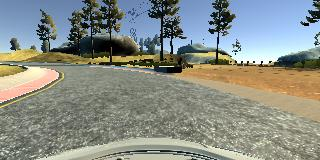
#> input picture writeup_images/test_image.jpeg, 320 x 160 px
$ python -i model.py   (imports and definitions only)
#> lines starting #> are read from the running program, lines starting #| are printed output that depends on the picture
#> further down, picture is the input picture: shape (160, 320, 3); mean B, G, R 134.7, 141.9, 136.8
'''
This file handles creating a model. This includes training it and storing it as a file.

'''


from keras.models import Sequential, Model
from keras.layers import Cropping2D, Lambda, Conv2D, Dropout, Activation, Dense, Flatten, MaxPooling2D
from sklearn.model_selection import train_test_split

import csv
import cv2
import numpy as np
import sklearn.utils
import os
import shutil
import random
import matplotlib.pyplot as plt

# *************** RAW ********************************
T1_REGULAR = ".//recorded_data//track_1//regular_driving//driving_log.csv"
T1_RECOVERY = ".//recorded_data//track_1//recovery_driving//driving_log.csv"
T1_SINE = ".//recorded_data//track_1//sine_driving//driving_log.csv"
T1_REVERSE = ".//recorded_data//track_1//reverse_driving//driving_log.csv"
T1_REGULAR_SMOOTH = ".//recorded_data//track_1//regular_driving_smooth//driving_log.csv"


T2_REGULAR = ".//recorded_data//track_2//regular_driving//driving_log.csv"
T2_RECOVERY = ".//recorded_data//track_2//recovery_driving//driving_log.csv"
T2_SINE = ".//recorded_data//track_2//sine_driving//driving_log.csv"
T2_REVERSE = ".//recorded_data//track_2//reverse_driving//driving_log.csv"
# *****************************************************
csv_files_for_training = [T1_REGULAR, T1_RECOVERY, T1_REVERSE, T1_REGULAR_SMOOTH]
batch_size = 32


# [59 lines left out: function prefilter, not called in this run]


def preprocess_image(img):
    """
    This file takes in an image, increases the contrast, then blurs it and returns the result.

    Took the contrast function implementation more or less from here,
    https://stackoverflow.com/questions/19363293/whats-the-fastest-way-to-increase-color-image-contrast-with-opencv-in-python-c"

    :param img: Input image to be processed
    :return: processed image
    """
    kernel = np.ones((3, 3), np.float32) / 9
    # CLAHE (Contrast Limited Adaptive Histogram Equalization)
    clahe = cv2.createCLAHE(clipLimit=6., tileGridSize=(25, 25))

    lab = cv2.cvtColor(img, cv2.COLOR_BGR2LAB)  # convert from BGR to LAB color space
#> lab: shape (160, 320, 3); mean of channels 0, 1, 2 147.7, 125.9, 131.5
    l, a, b = cv2.split(lab)  # split on 3 different channels
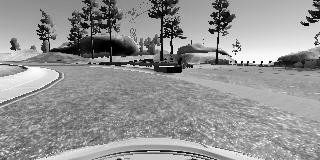
#> l: shape (160, 320); min 0, max 255, mean 147.7
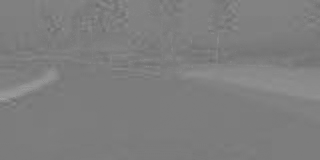
#> a: shape (160, 320); min 108, max 160, mean 125.9
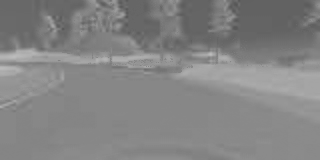
#> b: shape (160, 320); min 87, max 189, mean 131.5
    l2 = clahe.apply(l)  # apply CLAHE to the L-channel
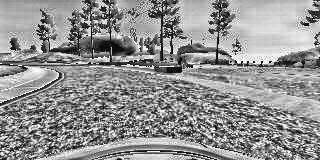
#> l2: shape (160, 320); min 4, max 255, mean 146.1
    lab = cv2.merge((l2, a, b))  # merge channels
#> lab: shape (160, 320, 3); mean of channels 0, 1, 2 146.1, 125.9, 131.5
    contrast_image = cv2.cvtColor(lab, cv2.COLOR_LAB2BGR)  # convert from LAB to BGR
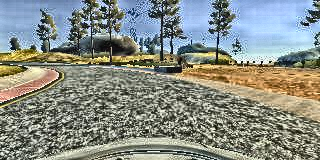
#> contrast_image: shape (160, 320, 3); mean B, G, R 133.9, 141.2, 136
    # cv2.imshow("Contrast", contrast_image)
    # cv2.waitKey(0)
    center_image_blur = cv2.filter2D(contrast_image, -1, kernel)
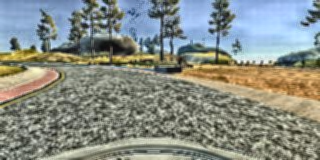
#> center_image_blur: shape (160, 320, 3); mean B, G, R 133.9, 141.2, 136
    # cv2.imshow("Blurred", center_image_blur)
    # cv2.waitKey(0)
    return center_image_blur


# [111 lines left out: functions generator, create_model, train_model, not called in this run]


# [16 lines not run here, left out]

>>> import cv2
>>> picture = cv2.imread('writeup_images/test_image.jpeg')
>>> result = preprocess_image(picture)
